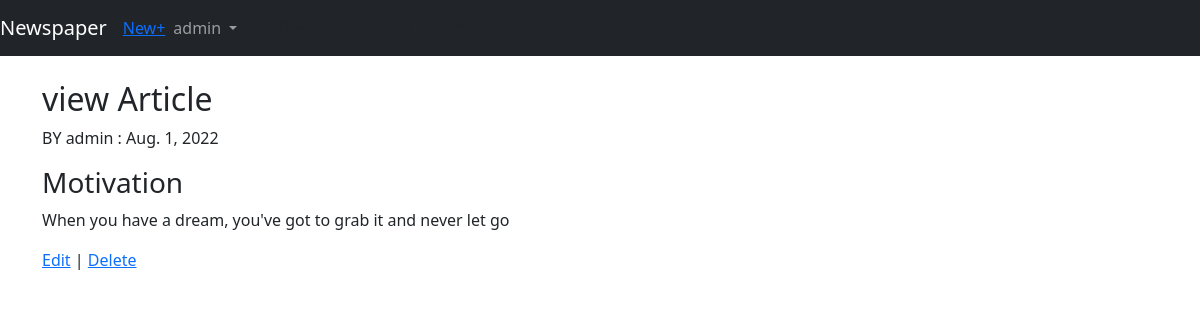
The page /article/1/ (signed in) on the database its author committed.
### users/models.py (models this page shows)
class CustomUser(AbstractUser):
    age=models.PositiveIntegerField(null=True,blank=True)

### article/models.py (models this page shows, shortened)
class article(models.Model):
    title=models.CharField(max_length=200)
    body=models.TextField()
    auther=models.ForeignKey(get_user_model(),on_delete=models.CASCADE,)
    date=models.DateField(auto_now_add=True)

### article/views.py (the view)
# urls.py: path('<int:pk>/',articledetailsview.as_view(),name='article_derials'),
class articledetailsview(LoginRequiredMixin,DetailView):
    template_name='Detials.html'
    model= article
    login_url='login'

### templates/Detials.html (shortened to what this page needs)
{% extends 'base.html' %}
{% block content %}
<h2>view Article</h2>
<form action="" method="post">
    <p>BY {{article.auther}} : {{article.date}}</p>
    <h3>{{article.title}}</h3>
    <p>{{article.body}}</p>
    <a href="{% url 'article_Edit' article.pk %}">Edit</a> | <a href="{% url 'article_delete' article.pk %}">Delete</a>
</form>
{% endblock content %}

### templates/base.html (shortened to what this page needs)
<!DOCTYPE html>
<html lang="en">
<head>
    <link href="https://cdn.jsdelivr.net/npm/bootstrap@5.0.2/dist/css/bootstrap.min.css" rel="stylesheet">
</head>
<body>
    <nav class="navbar navbar-expand-md navbar-dark bg-dark mb-4">
        <a class="navbar-brand" href="{% url 'article_view' %}">Newspaper</a>
        <a href="{% url 'new_view' %}">New+</a>
    <div class="collapse navbar-collapse" id="navbarCollapse">
        {% if user.is_authenticated %}
            <ul class="navbar-nav ml-auto">
                <li class="nav-item">
                    <a class="nav-link dropdown-toggle" href="#" id="userMenu"
                        data-toggle="dropdown" aria-haspopup="true"
                        aria-expanded="false">
                        {{ user.username }}
                    </a>
                </li>
                <a class="dropdown-item" href="{% url 'logout' %}">Log Out</a>
                <a class="dropdown-item"href="{% url 'password_change'%}">Change password</a>
            </ul>
            {% endif %}
        </div>
    </nav>
    <div class="container">
        {% block content %}
        {% endblock content %}
    </div>
</body>
</html>

### rows shown on the page
CustomUser: username "admin"
article: auther "admin", date "Aug. 1, 2022", title "Motivation", body "When you have a dream, you've got to grab it and never let go"
